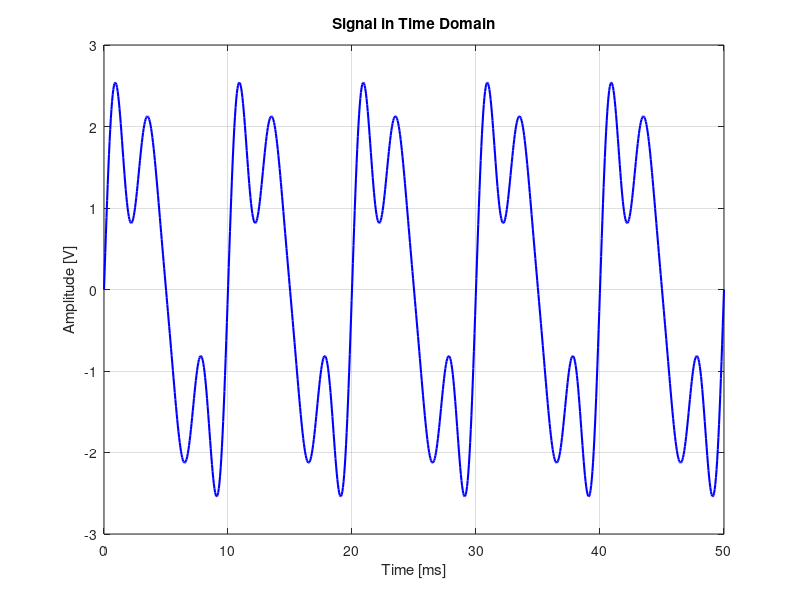

Here is the MATLAB script that generated this plot:
% Time vector from 0 to 50 ms with fine resolution
t = linspace(0, 50e-3, 1000); % 1000 points for graph

% Frequencies and amplitudes(Frequency in Hz and amplitude in V)
f1 = 0; A1 = 1.5;
f2 = 100; A2 = 2.0;
f3 = 200; A3 = 0.1;
f4 = 300; A4 = 1.0;
f5 = 400; A5 = 0.5;

% Time-domain signal
s = A1 * sin(2 * pi * f1 * t) + ...
    A2 * sin(2 * pi * f2 * t) + ...
    A3 * sin(2 * pi * f3 * t) + ...
    A4 * sin(2 * pi * f4 * t) + ...
    A5 * sin(2 * pi * f5 * t);

% Plotting the signal
plot(t * 1000, s, 'b', 'LineWidth', 1.5); % Convert time to ms for x-axis
xlabel('Time [ms]');
ylabel('Amplitude [V]');
title('Signal in Time Domain');
grid on;